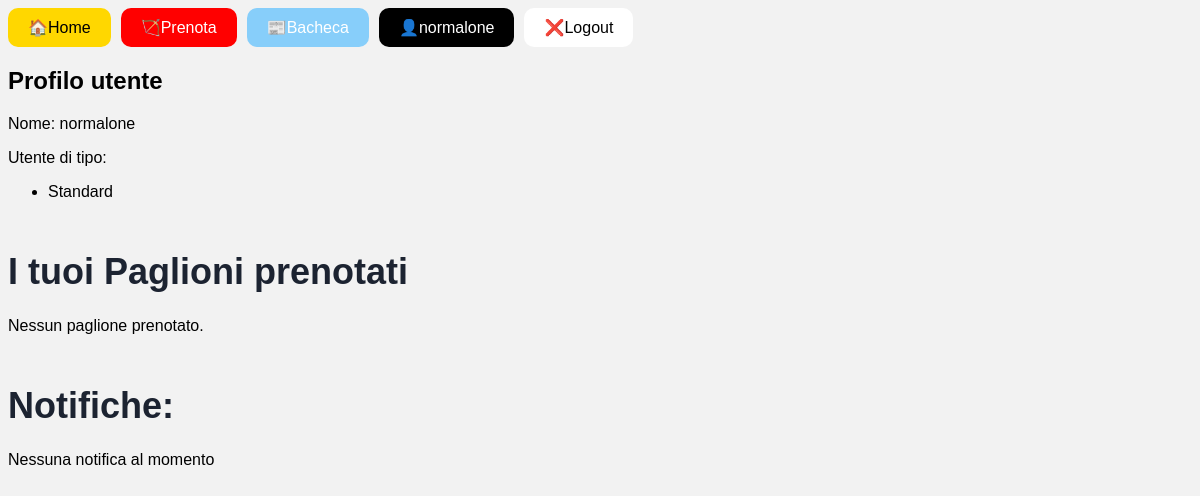
The app's page /accounts/profile/ (signed in), older data.
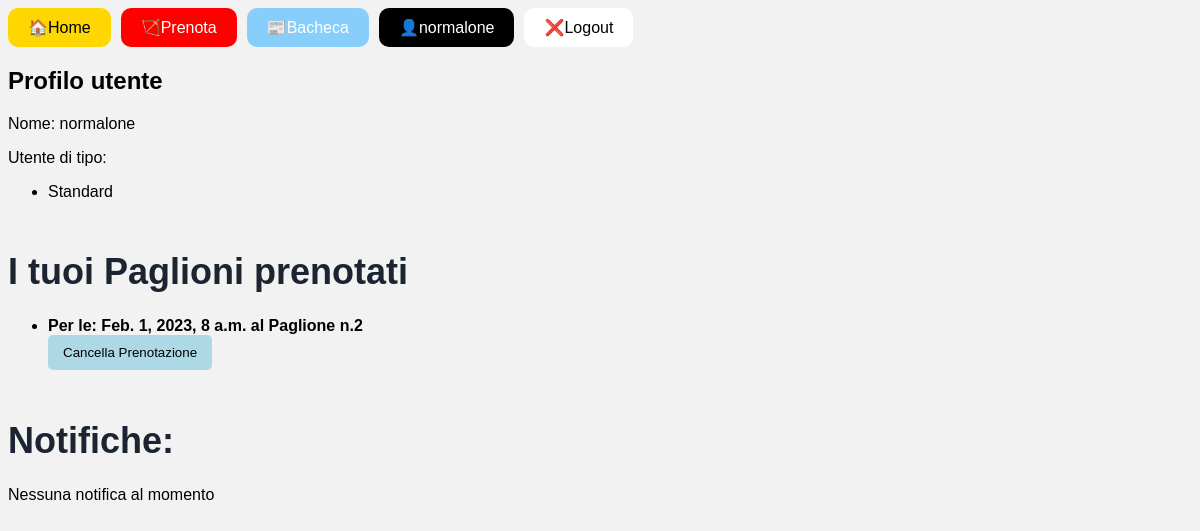
The same page, newer data.
### prenotazioni/models.py (models this page shows, shortened)
class Prenotazione(models.Model):
    priorità = models.DateTimeField()
    ora_prenotata = models.DateTimeField()
    paglione = models.ForeignKey(
        Paglione, on_delete=models.CASCADE, related_name='prenotazioni')
    utente = models.ForeignKey(User, on_delete=models.PROTECT, blank=True,
                               null=True, default=None, related_name="prenotazioni")
    def primo_priorità(self):
        return Prenotazione.objects.filter(ora_prenotata=self.ora_prenotata, paglione=self.paglione).order_by('priorità').first() == self
    class Meta:
        verbose_name_plural = "Prenotazioni"

class Paglione(models.Model):
    attivo = models.BooleanField(default=True)
    class Meta:
        verbose_name_plural = "Paglioni"

### utenti/views.py (the view)
# urls.py: path('profile/', ProfileView.as_view(), name='profile'),
class ProfileView(LoginRequiredMixin, TemplateView):
    template_name = 'profile.html'
    def get_context_data(self, **kwargs):
        context = super().get_context_data(**kwargs)
        prenotazioni = Prenotazione.objects.filter(utente=self.request.user)
        context['prenotazioni'] = {
            prenotazione: prenotazione.primo_priorità() for prenotazione in prenotazioni}
        cancellazioni = Cancellazione.objects.filter(
            utente=self.request.user).order_by('ora_creazione')
        context['cancellazioni'] = cancellazioni
        return context

### utenti/templates/profile.html (shortened to what this page needs)
{% extends 'base.html' %}
{% block content %}
<h2>Profilo utente</h2>
<p>Nome: {{ user }} </p>
<p>Utente di tipo:
    <ul>
        {% for group in user.groups.all %}
            <li>{{ group.name }}</li>
        {% endfor %}
    </ul>
</p>
    <h1>I tuoi Paglioni prenotati</h1>
    {% if prenotazioni %}
        <ul>
            {% for prenotazione,primo in prenotazioni.items %}
                {% if primo %}
                    <li> <b> Per le: {{ prenotazione.ora_prenotata }}    al Paglione n.{{ prenotazione.paglione.id }} </b>
                        <form action="{% url 'cancella_prenotazione' prenotazione.id %}" method="post">
                            <input type="submit" value="Cancella Prenotazione">
                        </form>
                    </li>
                {% endif %}
            {% endfor %}
        </ul>
    {% else %}
        <p>Nessun paglione prenotato.</p>
    {% endif %}
    <h1>Notifiche:</h1>
    {% if cancellazioni %}
    <ul>
        {% for cancellazione in cancellazioni %}
            <li> {{ cancellazione.ora_creazione }} - <b> {{ cancellazione.messaggio }} </b>
                <form action="{% url 'segna_come_letto' cancellazione.id %}" method="post">
                    {% csrf_token %}
                    <input type="submit" value="Segna come letto">
                </form>
            </li>
        {% endfor %}
    </ul>
    {% else %}
        <p>Nessuna notifica al momento</p>
    {% endif %}
{% endblock %}

### templates/base.html (shortened to what this page needs)
<!DOCTYPE html>
<html>
  <head>
  </head>
  <body>
    {% block menu %}
      <nav>
        <ul style="list-style: none; margin: 0; padding: 0; display: flex;">
        <li style="background-color: gold; color: black; padding: 10px 20px; margin-right: 10px; border-radius: 10px;">
            <a href="{% url 'home' %}" style="text-decoration: none; color: black;">🏠Home</a>
            </li>
          <li style="background-color: red; color: black; padding: 10px 20px; margin-right: 10px; border-radius: 10px;">
            <a href="{% url 'prossimi_7_giorni' %}" style="text-decoration: none; color: white;">🏹Prenota</a>
          </li>
          <li style="background-color: lightskyblue; color: white; padding: 10px 20px; margin-right: 10px; border-radius: 10px;">
            <a href="{% url 'bacheca' %}" style="text-decoration: none; color: white;">📰Bacheca</a>
          </li>
          {% if user.is_authenticated %}
            {% if user.is_superuser %}
                <li style="background-color: black; color: white; padding: 10px 20px; margin-right: 10px; border-radius: 10px;">
                    <a href="{% url 'profile' %}" style="text-decoration: none; color: white;">👤 AMMINISTRATORE</a>
                </li>
                <li style="background-color: black; color: white; padding: 10px 20px; margin-right: 10px; border-radius: 10px;">
                    <a href="{% url 'lista_chat' %}" style="text-decoration: none; color: white;">⌨Lista chat</a>
                </li>
                <li style="background-color: black; color: white; padding: 10px 20px; margin-right: 10px; border-radius: 10px;">
                    <a href="{% url 'gestione' %}" style="text-decoration: none; color: white;">👥Gestione utenti</a>
                </li>
                <li style="background-color: white; color: white; padding: 10px 20px; margin-right: 10px; border-radius: 10px;">
                    <a href="{% url 'logout' %}" style="text-decoration: none; color: black;">❌Logout</a>
            {% else %}
                <li style="background-color: black; color: white; padding: 10px 20px; margin-right: 10px; border-radius: 10px;">
                    <a href="{% url 'profile' %}" style="text-decoration: none; color: white;">👤{{ user.username }}</a>
                </li>
                <li style="background-color: white; color: white; padding: 10px 20px; margin-right: 10px; border-radius: 10px;">
                    <a href="{% url 'logout' %}" style="text-decoration: none; color: black;">❌Logout</a>
                </li>
            {% endif %}
          {% else %}
            <li style="background-color: black; color: white; padding: 10px 20px; margin-right: 10px; border-radius: 10px;">
                <a href="{% url 'profile' %}" style="text-decoration: none; color: white;">👤Il tuo profilo</a>
            </li>
          {% endif %}
        </ul>
      </nav>
    {% endblock %}
    {% block content %}
    {% endblock %}
  </body>
</html>

### templates/base.html (style rules this page uses)
body { background-color: #f2f2f2; font-family: Arial, sans-serif; }
h1 { color: #1c2331; font-size: 36px; margin-top: 50px; }
input[type=submit] { padding:10px 15px; background:#ccc; border:0 none; cursor:pointer; -webkit-border-radius: 5px; border-radius: 5px; background-color: lightblue; }

Row changes from the older to the newer data that the page shows:
added Prenotazione: ora_prenotata "Feb. 1, 2023, 8 a.m.", paglione.id "2"
Text that changed along with them:
text no longer shown: "Nessun paglione prenotato."
